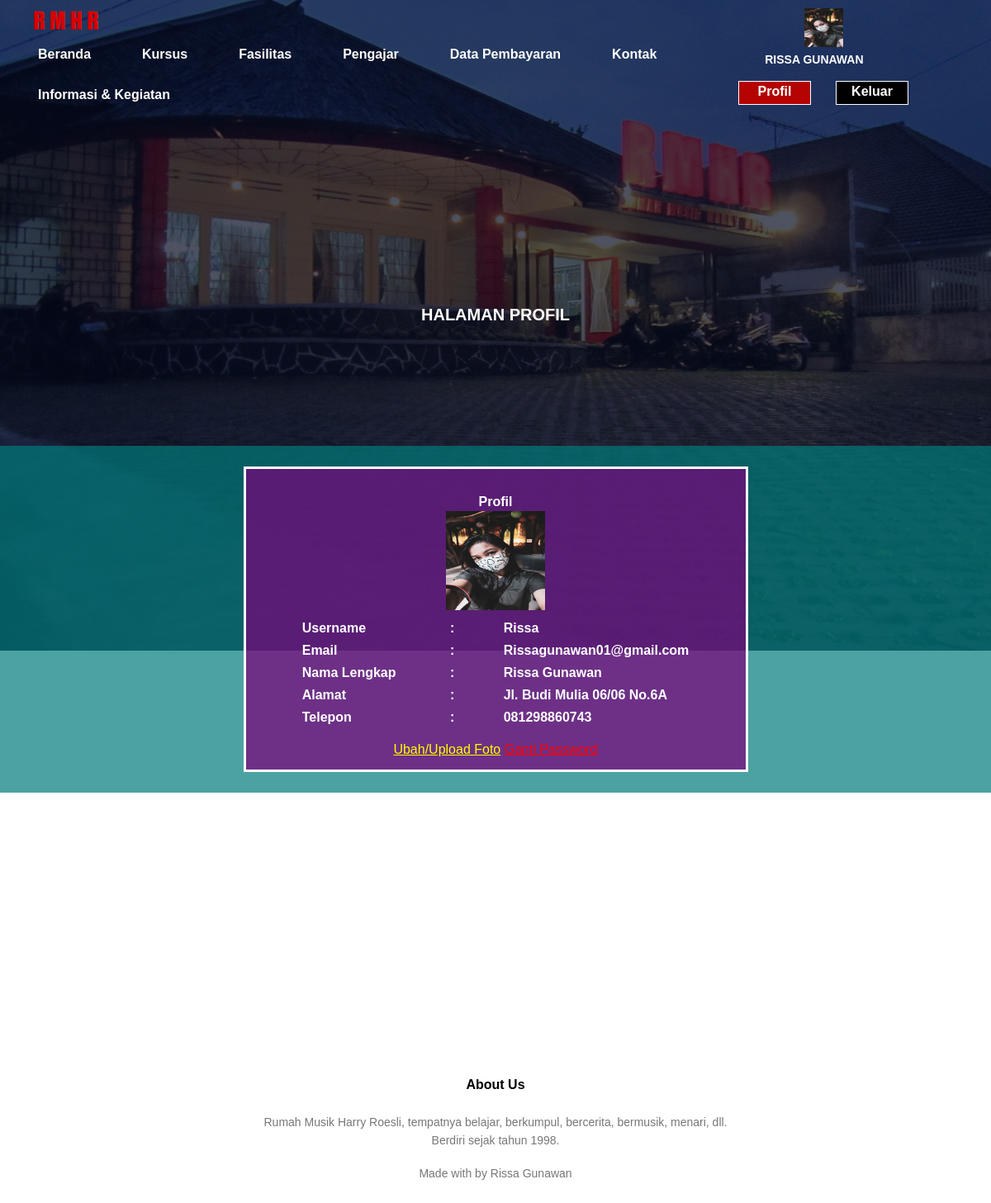
Page /user/profil (signed in) on the committed database.
### tables this page shows
CREATE TABLE `tamu` (
  `idtamu` int(11) NOT NULL,
  `username` varchar(20) NOT NULL,
  `email` varchar(50) NOT NULL,
  `nama` varchar(50) NOT NULL,
  `alamat` varchar(95) NOT NULL,
  `telepon` varchar(15) NOT NULL,
  `password` varchar(50) NOT NULL,
  `foto` varchar(1000) NOT NULL
);

### user/profil.php (the view, shortened to what this page needs)
<?php
	require_once "view/header.php";
?>
	<div id="imglog">
		<p><b>HALAMAN PROFIL</b></p>
	</div>
	<div id="proff">
		<div id="profilbg">
		<div id="profil">
			<div id="det">
				<table align="center" style="background: transparent;">
					<caption style="color: white">Profil</caption>
				<tr style="color: black" align="center">
					<td colspan="3"><img src="../simpangambar/<?php
				if ($foto != '') {
					echo $foto;
				}
				else {
					echo 'profil.png';
				}
			?>" width="120px" height="120px"/></td>
				</tr>
				<tr>
					<td>Username</td>
					<td><center>:</center></td>
					<td><?php echo $username ?></td>
				</tr>
				<tr>
					<td>Email</td>
					<td><center>:</center></td>
					<td><?php echo $email ?></td>
				</tr>
				<tr>
					<td>Nama Lengkap</td>
					<td><center>:</center></td>
					<td><?php echo $nama ?></td>
				</tr>
				<tr>
					<td>Alamat</td>
					<td><center>:</center></td>
					<td><?php echo $alamat ?></td>
				</tr>
				<tr>
					<td>Telepon</td>
					<td><center>:</center></td>
					<td><?php echo $telepon ?></td>
				</tr>
			  </table>
			</div>
		</div>
		<div id="eg">
			<a href="editprofil" class="pass2" style="color: yellow" > Ubah/Upload Foto</a>
			<a href="#gantipassword" class="pass" style="color: red"> Ganti Password</a>
		</div>
		</div>
	</div>
<?php
	require_once "view/footer.php"
?>

### user/view/header.php (shortened to what this page needs)
<?php
	require_once "../fungsi/koneksi.php";
?>
<?php
		$ambil = $_SESSION['user'];
		$sql = $pdo->query("SELECT * FROM tamu WHERE idtamu='$ambil'");
		$data = $sql->fetch();
		$username = $data['username'];
		$email = $data['email'];
		$alamat = $data['alamat'];
		$telepon = $data['telepon'];
		$nama = $data['nama'];
		$foto = $data['foto'];
?>
<!DOCTYPE html>
<html>
<head>
	<link rel="stylesheet" type="text/css" href="../css/style.css">
	<link rel="stylesheet" type="text/css" href="../css/popup.css">
</head>
<body>
		<nav>
			<img src="../gambar/Music1.jpg" width="100px">
			<span style="float: right; margin-right: 100px;">
				<center><img src="../simpangambar/<?php
				if ($foto != '') {
					echo $foto;
				}
				else {
					echo 'profil.png';
				}
			?>" width="47px" height="47px"><p style="text-transform:uppercase;font-weight: bold;color: white;">&nbsp;&nbsp;<?php echo $nama; ?></p><li style="list-style: none;float: left;"><a href="profil" id="tomboll" style="padding:3px;border:1px solid white;">Profil</a></li>
				<li style="list-style: none;float: left;"><a href="../fungsi/proseskeluar.php" id="tombol2" style="padding:3px;border:1px solid white;">Keluar</a></li>
				</center>
			</span>
			<div class="nav-links" id="navLinks">
			<ul>
				<li><a href="index">Beranda</a></li>
				<li><a href="kursus">Kursus</a></li>
				<li><a href="fasilitas">Fasilitas</a></li>
				<li><a href="pengajar">Pengajar</a></li>
				<li><a href="datapesanan">Data Pembayaran</a></li>
				<li><a href="kontak">Kontak</a></li>
				<li><a href="blog">Informasi & Kegiatan</a></li>
			</ul>
			</div>
		</nav>
	<main>
		<center>

### css/style.css (style rules this page uses)
* { margin: 0px; padding: 0; font-family: 'Poppins', sans-serif; }
body { min-height: 100vh; width: 100%; background-image: linear-gradient(rgba(4,9,30,0.7),rgba(4,9,30,0.7)),url('../gambar/Studio1.jpg'); background-position: center; background-repeat: no-repeat; background-size: 1560px 788px; background-position: center top; position: relative; }
nav { height: 130px; overflow: hidden; background-color:#rgba(0,0,0,.1); top: 0; width: 100%; }
nav a { margin-left: 30px; float: left; display: block; color: #ffffff; text-align: center; padding: 14px 16px; text-decoration: none; font-weight: bold; }
nav a::after { content: ''; width: 0%; height: 3px; background: #f44336; display: block; margin: auto; transition: 0.5s; }
nav img { margin-top: 10px; margin-left: 30px; }
#det table tr td { color: white; }
main { width: 100%; height: auto; margin-top: 130px; margin-bottom: 0; }
main table { margin: 16px; background: rgba(255,255,255,0.6); }
p { color: #777; font-size: 14px; font-weight: 300; line-height: 22px; }
ul li { list-style: none; }
table tr { line-height: 25px; }
table { margin-top:10px; font-size:16px; font-weight:bold; }
table tr td { color:black; font-weight:bold; width: 120px; }
#tombol2 { margin-top: 15px; background:black; color:white; padding:10px; width:80px; border:2px solid white; text-decoration: none; }
#tomboll { margin-top: 15px; background:#B40301; color:white; padding:10px; width:80px; border:2px solid white; text-decoration: none; font-weight: bold; }
#imglog { padding-top: 100px; height: 100px; margin-bottom: 80px; }
#imglog p { color: white; font-size: 20px; font-weight: 300; line-height: 22px; padding: 10px; }
#proff { background: rgba(0,123,123,0.7); padding: 25px; }
#profilbg { border: 3px solid white; padding: 15px; width: 50%; background: rgba(123,0,123,0.7); }

### rows in the picture
tamu: foto (picture), nama "RISSA GUNAWAN", username "Rissa", email "Rissagunawan01@gmail.com", nama "Rissa Gunawan", alamat "Jl. Budi Mulia 06/06 No.6A", telepon "081298860743"
